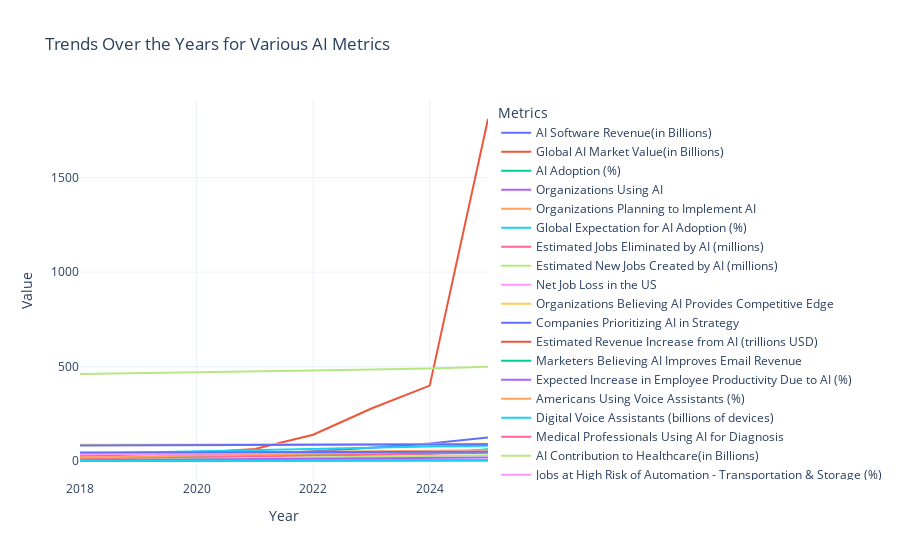

Notebook code cell kept with this figure:
### Markdown cell above
<a id="33"></a>
### <div style="text-align:left; border-radius:15px; padding:20px; color:Black; margin:0; font-size:100%; font-family:Arial; background-color:#48cae4; overflow:hidden"><b>⚡3. Trends Over the Years for Various AI Metrics  </b>
</div>

### Code cell
fig = go.Figure()

# Loop through all columns except 'Year' and add a trace for each
for column in df.columns:
    if column != 'Year':
        fig.add_trace(go.Scatter(x=df['Year'], y=df[column], mode='lines', name=column))

# Update layout with a title and labels
fig.update_layout(
    title='Trends Over the Years for Various AI Metrics',
    xaxis_title='Year',
    yaxis_title='Value',
    legend_title='Metrics',
    template='plotly_white'
)

# Show the plot
fig.show()

### Figure 1 — Plotly figure (JSON) as saved in the notebook; plotly's stock layout.template omitted (floating-point values rounded to 4 significant figures)
{"data": [{"mode": "lines", "name": "AI Software Revenue(in Billions)", "type": "scatter", "x": [2018, 2019, 2020, 2021, 2022, 2023, 2024, 2025], "y": [10.1, 14.69, 22.59, 34.87, 51.27, 70.94, 94.41, 126]}, {"mode": "lines", "name": "Global AI Market Value(in Billions)", "type": "scatter", "x": [2018, 2019, 2020, 2021, 2022, 2023, 2024, 2025], "y": [29.5, 35, 45, 65, 140, 279, 400, 1810]}, {"mode": "lines", "name": "AI Adoption (%)", "type": "scatter", "x": [2018, 2019, 2020, 2021, 2022, 2023, 2024, 2025], "y": ["10%", "20%", "30%", "35%", "35%", "35%", "40%", "63%"]}, {"mode": "lines", "name": "Organizations Using AI", "type": "scatter", "x": [2018, 2019, 2020, 2021, 2022, 2023, 2024, 2025], "y": ["35%", "37%", "40%", "42%", "45%", "48%", "50%", "55%"]}, {"mode": "lines", "name": "Organizations Planning to Implement AI", "type": "scatter", "x": [2018, 2019, 2020, 2021, 2022, 2023, 2024, 2025], "y": ["40%", "42%", "45%", "47%", "50%", "53%", "55%", "58%"]}, {"mode": "lines", "name": "Global Expectation for AI Adoption (%)", "type": "scatter", "x": [2018, 2019, 2020, 2021, 2022, 2023, 2024, 2025], "y": ["40%", "47%", "54%", "61%", "68%", "73%", "78%", "82%"]}, {"mode": "lines", "name": "Estimated Jobs Eliminated by AI (millions)", "type": "scatter", "x": [2018, 2019, 2020, 2021, 2022, 2023, 2024, 2025], "y": ["10%", "15%", "20%", "25%", "30%", "35%", "40%", "45%"]}, {"mode": "lines", "name": "Estimated New Jobs Created by AI (millions)", "type": "scatter", "x": [2018, 2019, 2020, 2021, 2022, 2023, 2024, 2025], "y": ["5%", "8%", "12%", "16%", "20%", "24%", "28%", "32%"]}, {"mode": "lines", "name": "Net Job Loss in the US", "type": "scatter", "x": [2018, 2019, 2020, 2021, 2022, 2023, 2024, 2025], "y": ["7%", "6.50%", "6%", "5.50%", "5%", "4.80%", "4.50%", "4.20%"]}, {"mode": "lines", "name": "Organizations Believing AI Provides Competitive Edge", "type": "scatter", "x": [2018, 2019, 2020, 2021, 2022, 2023, 2024, 2025], "y": ["87%", "88%", "88%", "89%", "90%", "91%", "92%", "93%"]}, {"mode": "lines", "name": "Companies Prioritizing AI in Strategy", "type": "scatter", "x": [2018, 2019, 2020, 2021, 2022, 2023, 2024, 2025], "y": ["83%", "84%", "85%", "86%", "87%", "88%", "89%", "90%"]}, {"mode": "lines", "name": "Estimated Revenue Increase from AI (trillions USD)", "type": "scatter", "x": [2018, 2019, 2020, 2021, 2022, 2023, 2024, 2025], "y": [1.2, 1.8, 2.4, 3, 3.6, 4.2, 4.8, 5.5]}, {"mode": "lines", "name": "Marketers Believing AI Improves Email Revenue", "type": "scatter", "x": [2018, 2019, 2020, 2021, 2022, 2023, 2024, 2025], "y": ["41.29%", "42%", "43%", "44%", "45%", "46%", "47%", "48%"]}, {"mode": "lines", "name": "Expected Increase in Employee Productivity Due to AI (%)", "type": "scatter", "x": [2018, 2019, 2020, 2021, 2022, 2023, 2024, 2025], "y": ["5%", "7%", "9%", "11%", "13%", "15%", "18%", "20%"]}, {"mode": "lines", "name": "Americans Using Voice Assistants (%)", "type": "scatter", "x": [2018, 2019, 2020, 2021, 2022, 2023, 2024, 2025], "y": ["20%", "25%", "30%", "35%", "40%", "45%", "50%", "55%"]}, {"mode": "lines", "name": "Digital Voice Assistants (billions of devices)", "type": "scatter", "x": [2018, 2019, 2020, 2021, 2022, 2023, 2024, 2025], "y": [1.5, 2, 2.6, 3.2, 3.8, 4.4, 5, 5.5]}, {"mode": "lines", "name": "Medical Professionals Using AI for Diagnosis", "type": "scatter", "x": [2018, 2019, 2020, 2021, 2022, 2023, 2024, 2025], "y": ["38%", "39%", "41%", "43%", "45%", "47%", "48%", "50%"]}, {"mode": "lines", "name": "AI Contribution to Healthcare(in Billions)", "type": "scatter", "x": [2018, 2019, 2020, 2021, 2022, 2023, 2024, 2025], "y": [461, 465, 470, 475, 480, 485, 490, 500]}, {"mode": "lines", "name": "Jobs at High Risk of Automation - Transportation & Storage (%)", "type": "scatter", "x": [2018, 2019, 2020, 2021, 2022, 2023, 2024, 2025], "y": ["35%", "38%", "40%", "43%", "45%", "48%", "50%", "52%"]}, {"mode": "lines", "name": "Jobs at High Risk of Automation - Wholesale & Retail Trade", "type": "scatter", "x": [2018, 2019, 2020, 2021, 2022, 2023, 2024, 2025], "y": ["44%", "45%", "46%", "47%", "48%", "49%", "50%", "51%"]}, {"mode": "lines", "name": "Jobs at High Risk of Automation - Manufacturing", "type": "scatter", "x": [2018, 2019, 2020, 2021, 2022, 2023, 2024, 2025], "y": ["46.40%", "47%", "47.50%", "48%", "48.50%", "49%", "49.50%", "50%"]}], "layout": {"legend": {"title": {"text": "Metrics"}}, "title": {"text": "Trends Over the Years for Various AI Metrics"}, "xaxis": {"title": {"text": "Year"}}, "yaxis": {"title": {"text": "Value"}}}}
